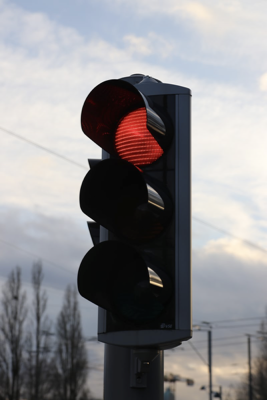
#> input picture Assignment 2/road13.png, 267 x 400 px
$ python 210113L.py
#> lines starting #> are read from the running program, lines starting #| are printed output that depends on the picture; long printed decimals are rounded
#> further down, SrcImage is the input picture: shape (400, 267, 3); mean B, G, R 141.6, 139.2, 140.5
import cv2
import numpy as np
# Filter A
filter_a = np.array([
    [0, -1, -1, -1, 0],
    [-1, 2, 2, 2, -1],
    [-1, 2, 8, 2, -1],
    [-1, 2, 2, 2, -1],
    [0, -1, -1, -1, 0]
])
# Filter B
filter_b = np.array([
    [1, 4, 6, 4, 1],
    [4, 16, 24, 16, 4],
    [6, 24, 36, 24, 6],
    [4, 16, 24, 16, 4],
    [1, 4, 6, 4, 1]
])
# Filter C
filter_c = np.array([
    [5, 5, 5, 5, 5],
    [5, 5, 5, 5, 5],
    [5, 5, 5, 5, 5],
    [5, 5, 5, 5, 5],
    [5, 5, 5, 5, 5]
])
# Filter D
filter_d = np.array([
    [0, -1, -1, -1, 0],
    [-1, 2, 2, 2, -1],
    [-1, 2, 16, 2, -1],
    [-1, 2, 2, 2, -1],
    [0, -1, -1, -1, 0]
])

def convert_to_grayscale(image):
    height = len(image)
#> height = 400
    width = len(image[0])
#> width = 267
    grey_image = [[0 for _ in range(width)] for _ in range(height)]
    for i in range(height):
        for j in range(width):
            R = image[i][j][0]
            G = image[i][j][1]
            B = image[i][j][2]
            grey_value = int(0.2989 * R + 0.5870 * G + 0.1140 * B)
            grey_image[i][j] = grey_value
#> after the loop, grey_image = 400 items
    return np.array(grey_image)
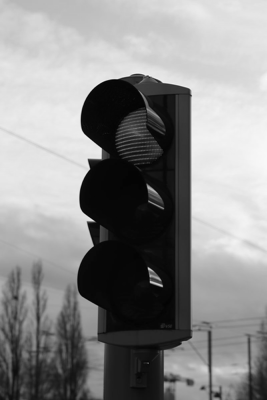
#> returned value: shape (400, 267) int64; min 2, max 248, mean 139.5

def enhance_contrast(image):
    # Ensure the image is in grayscale
    if len(image.shape) != 2:
        raise ValueError("Input image should be a grayscale image represented by a 2D array.")
    # Find the minimum and maximum pixel values
    min_pixel = image.min()
#> min_pixel = 2
    max_pixel = image.max()
#> max_pixel = 248
    # Perform linear contrast stretching
    stretched_image = 255 * (image - min_pixel) / (max_pixel - min_pixel)
    stretched_image = np.clip(stretched_image, 0, 255).astype(np.uint8)
    return stretched_image

def normalize_filter(matrix_filter):
    """Normalize the filter matrix."""
    filter_sum = np.sum(matrix_filter)
    if filter_sum == 0:
        return matrix_filter
    return [[value / filter_sum for value in row] for row in matrix_filter]

def apply_filter(image, filter_):
    # Ensure the image and filter are numpy arrays
    image = np.array(image, dtype=np.float64)
    filter_ = np.array(filter_, dtype=np.float64)
    # Get the dimensions of the image and filter
    image_height, image_width = image.shape
#> image_height = 400; image_width = 267
    filter_height, filter_width = filter_.shape
    # Pad the image to handle edges
    pad_height = filter_height // 2
    pad_width = filter_width // 2
    padded_image = np.pad(image, ((pad_height, pad_height), (pad_width, pad_width)), mode='constant', constant_values=0)
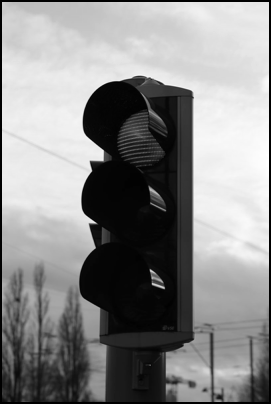
#> padded_image: shape (404, 271) float64; min 0, max 255, mean 138.6
    # Create an empty array to hold the filtered image
    filtered_image = np.zeros_like(image)
    # Perform convolution
    for i in range(image_height):
        for j in range(image_width):
            # Extract the region of interest
            region = padded_image[i:i + filter_height, j:j + filter_width]
            # Apply the filter
            filtered_image[i, j] = np.sum(region * filter_)
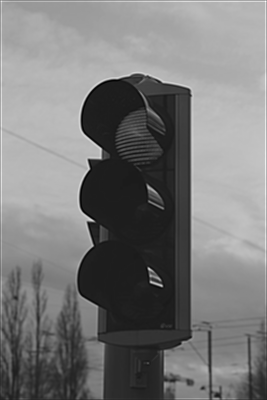
#> filtered_image: shape (400, 267) float64; min -480, max 4116, mean 1709.5; drawn with min black and max white
    # Clip the filtered image values to be in the valid range [0, 255]
    filtered_image = np.clip(filtered_image, 0, 255)
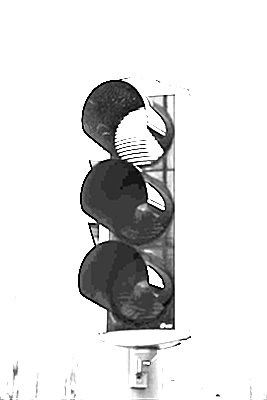
#> filtered_image: shape (400, 267) float64; min 0, max 255, mean 223.1
    # Calculate the RMS difference
    rms_difference = np.sqrt(np.mean((image - filtered_image) ** 2))
#> rms_difference = 105.5
    return filtered_image, rms_difference
# Load the image

try:
    SrcImage = cv2.imread("road13.png")
except:
    print('Image not found')
    exit()
grey_image = convert_to_grayscale(SrcImage)
enhanced_image = enhance_contrast(grey_image)
cv2.imwrite('original.jpg', enhanced_image)
image_a,rms_diff_a = apply_filter(enhanced_image, filter_a)
#> rms_diff_a = 105.5
cv2.imwrite('filter_a.jpg', image_a)
filter_b_normalized = normalize_filter(filter_b)
image_b,rms_diff_b = apply_filter(enhanced_image, filter_b_normalized)
#> after the loop in apply_filter (call 2), `for i in range(image_height):`:
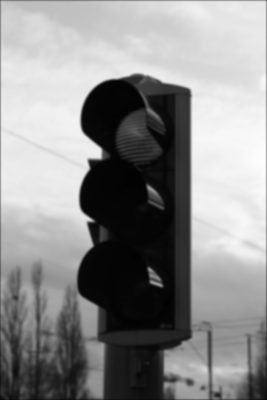
#> filtered_image: shape (400, 267) float64; min 1.82, max 254.4, mean 141.3
#> in apply_filter (call 2), `rms_difference = np.sqrt(np.mean((image - filtered_image) ** 2))`: rms_difference = 8.63
#> rms_diff_b = 8.63
cv2.imwrite('filter_b.jpg', image_b)
filter_c_normalized = normalize_filter(filter_c)
image_c,rms_diff_c = apply_filter(enhanced_image, filter_c_normalized)
#> rms_diff_c = 12.62
cv2.imwrite('filter_c.jpg', image_c)
image_d,rms_diff_d = apply_filter(enhanced_image, filter_d)
#> after the loop in apply_filter (call 4), `for i in range(image_height):`:
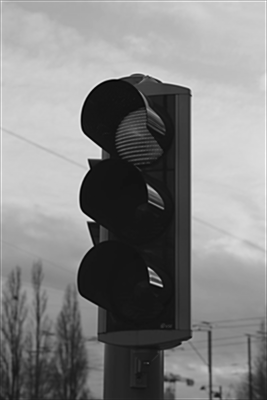
#> filtered_image: shape (400, 267) float64; min -432, max 5948, mean 2846.4; drawn with min black and max white
#> in apply_filter (call 4), `filtered_image = np.clip(filtered_image, 0, 255)`:
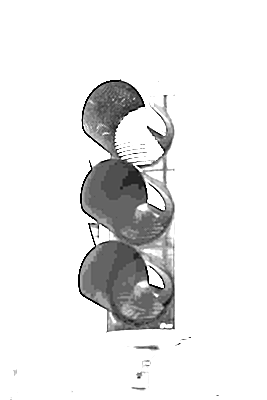
#> filtered_image: shape (400, 267) float64; min 0, max 255, mean 232.5
#> in apply_filter (call 4), `rms_difference = np.sqrt(np.mean((image - filtered_image) ** 2))`: rms_difference = 115.4
#> rms_diff_d = 115.4
cv2.imwrite('filter_d.jpg', image_d)
print("Filter A =>", rms_diff_a)
#| Filter A => 105.550
print("Filter B =>", rms_diff_b)
#| Filter B => 8.627
print("Filter C =>", rms_diff_c)
#| Filter C => 12.616
print("Filter D =>", rms_diff_d)
#| Filter D => 115.402
